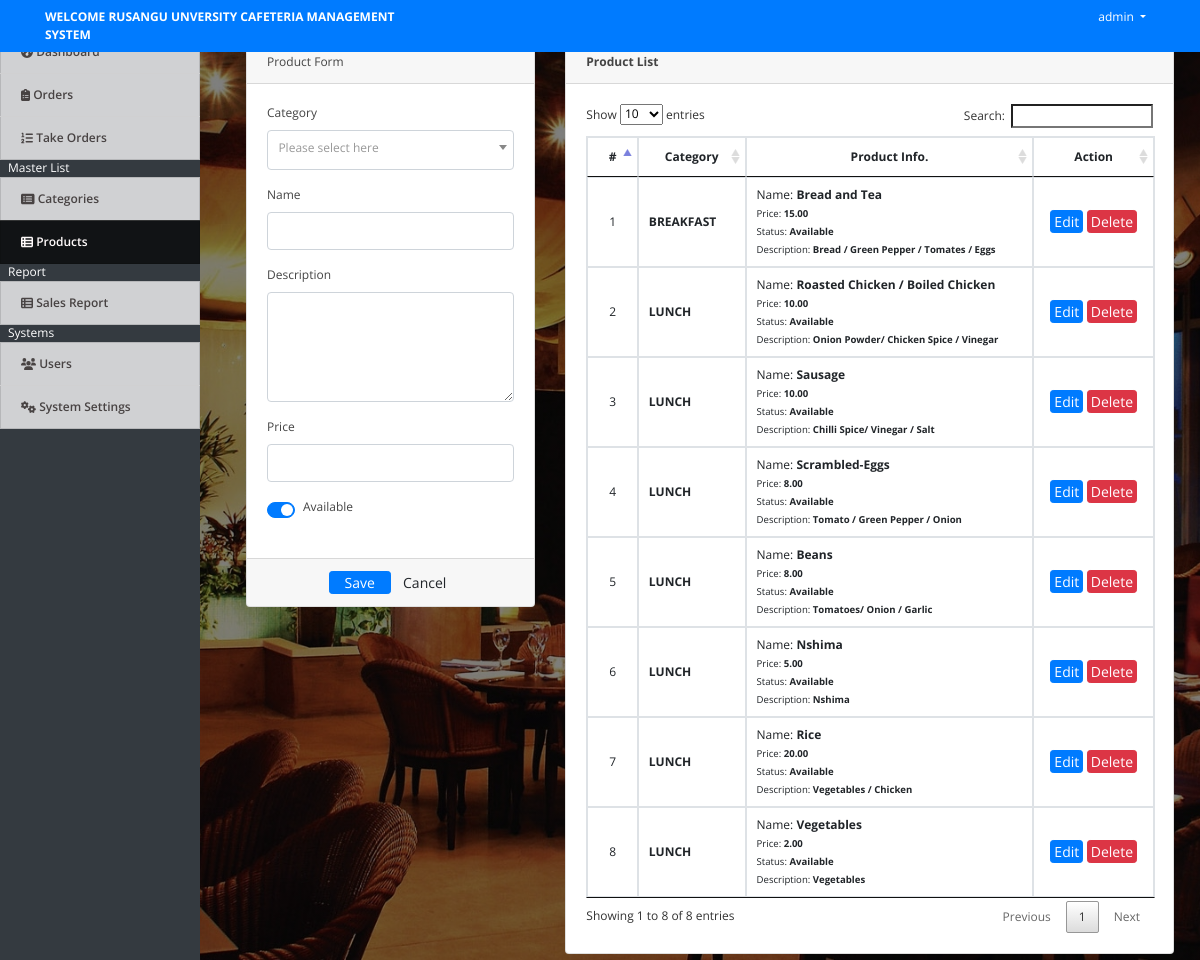
Screenshot of /index.php?page=products (signed in) with the database file from the repository.
### tables this page shows
CREATE TABLE IF NOT EXISTS `products` (
  `id` int(30) NOT NULL AUTO_INCREMENT,
  `category_id` int(30) NOT NULL,
  `name` varchar(200) NOT NULL,
  `description` text NOT NULL,
  `price` float NOT NULL,
  `status` tinyint(1) NOT NULL DEFAULT '1' COMMENT '0=Unavailable,1=Available',
  PRIMARY KEY (`id`),
  KEY `category_id` (`category_id`)
);

### products.php (the view, shortened to what this page needs)
<?php include('db_connect.php');?>
<div class="container-fluid">
	<div class="col-lg-12">
		<div class="row">
			<div class="col-md-4">
			<form action="" id="manage-product">
				<div class="card">
					<div class="card-header">
						   Product Form
				  	</div>
					<div class="card-body">
							<div class="form-group">
								<label class="control-label">Category</label>
									<?php
									$qry = $conn->query("SELECT * FROM categories order by name asc");
									while($row=$qry->fetch_assoc()):
										$cname[$row['id']] = ucwords($row['name']);
									?>
								<?php endwhile; ?>
							</div>
							<div class="form-group">
								<label class="control-label">Name</label>
								<input type="text" class="form-control" name="name">
							</div>
							<div class="form-group">
								<label class="control-label">Description</label>
								<textarea name="description" id="description" cols="30" rows="4" class="form-control"></textarea>
							</div>
							<div class="form-group">
								<label class="control-label">Price</label>
								<input type="number" class="form-control text-right" name="price">
							</div>
							<div class="form-group">
								<div class="custom-control custom-switch">
								  <label class="custom-control-label" for="status">Available</label>
								</div>
							</div>
					</div>
					<div class="card-footer">
						<div class="row">
							<div class="col-md-12">
								<button class="btn btn-sm btn-primary col-sm-3 offset-md-3"> Save</button>
								<button class="btn btn-sm btn-default col-sm-3" type="button" onclick="$('#manage-product').get(0).reset()"> Cancel</button>
							</div>
						</div>
					</div>
				</div>
			</form>
			</div>
			<div class="col-md-8">
				<div class="card">
					<div class="card-header">
						<b>Product List</b>
					</div>
					<div class="card-body">
						<table class="table table-bordered table-hover">
							<thead>
								<tr>
									<th class="text-center">#</th>
									<th class="text-center">Category</th>
									<th class="text-center">Product Info.</th>
									<th class="text-center">Action</th>
								</tr>
							</thead>
							<tbody>
								<?php
								$i = 1;
								$product = $conn->query("SELECT * FROM products order by id asc");
								while($row=$product->fetch_assoc()):
								?>
								<tr>
									<td class="text-center"><?php echo $i++ ?></td>
									<td class="">
										<p><b><?php echo $cname[$row['category_id']] ?></b></p>
									</td>
									<td class="">
										<p>Name: <b><?php echo $row['name'] ?></b></p>
										<p><small>Price: <b><?php echo number_format($row['price'],2) ?></b></small></p>
										<p><small>Status: <b><?php echo $row['status'] == 1 ? " Available" : "Unavailable" ?></b></small></p>
										<p><small>Description: <b><?php echo $row['description'] ?></b></small></p>
									</td>
									<td class="text-center">
										<button class="btn btn-sm btn-primary edit_product" type="button" data-id="<?php echo $row['id'] ?>" data-description="<?php echo $row['description'] ?>" data-name="<?php echo $row['name'] ?>"  data-price="<?php echo $row['price'] ?>"  data-status="<?php echo $row['status'] ?>" data-category_id="<?php echo $row['category_id'] ?>">Edit</button>
										<button class="btn btn-sm btn-danger delete_product" type="button" data-id="<?php echo $row['id'] ?>">Delete</button>
									</td>
								</tr>
								<?php endwhile; ?>
							</tbody>
						</table>
					</div>
				</div>
			</div>
		</div>
	</div>
</div>

### assets/css/style.css (style rules this page uses)
body { font-family: "Open Sans", sans-serif; color: #444444; width: 100%; height: calc(100%); font-size: 12px; }
.btn-sm { padding: .0001rem .2rem; }

### css/style1.css (style rules this page uses)
body { background-image: linear-gradient(rgba(0,0,0,0.5),rgba(0,0,0,0.5)),url("images/caf.jpg"); background-size: cover; background-position: center; background-attachment: fixed; background-repeat: no-repeat; width: 100%; height: calc(100%); position: fixed; top:0; left: 10px; }

### products.php (style rules this page uses)
td { vertical-align: middle !important; }
td p { margin:unset; }
.custom-switch { cursor: pointer; }
.custom-switch * { cursor: pointer; }

### rows the page displays
products: category "BREAKFAST", name "Bread and Tea", price "15.00", status "Available", description "Bread / Green Pepper / Tomates / Eggs"
products: category "LUNCH", name "Roasted Chicken / Boiled Chicken", price "10.00", status "Available", description "Onion Powder/ Chicken Spice / Vinegar"
products: category "LUNCH", name "Sausage", price "10.00", status "Available", description "Chilli Spice/ Vinegar / Salt"
products: category "LUNCH", name "Scrambled-Eggs", price "8.00", status "Available", description "Tomato / Green Pepper / Onion"
products: category "LUNCH", name "Beans", price "8.00", status "Available", description "Tomatoes/ Onion / Garlic"
products: category "LUNCH", name "Nshima", price "5.00", status "Available", description "Nshima"
products: category "LUNCH", name "Rice", price "20.00", status "Available", description "Vegetables / Chicken"
products: category "LUNCH", name "Vegetables", price "2.00", status "Available", description "Vegetables"

### other values shown
$_SESSION['system']['name'] "WELCOME RUSANGU UNVERSITY CAFETERIA MANAGEMENT SYSTEM"
$_SESSION['login_name'] "admin"
